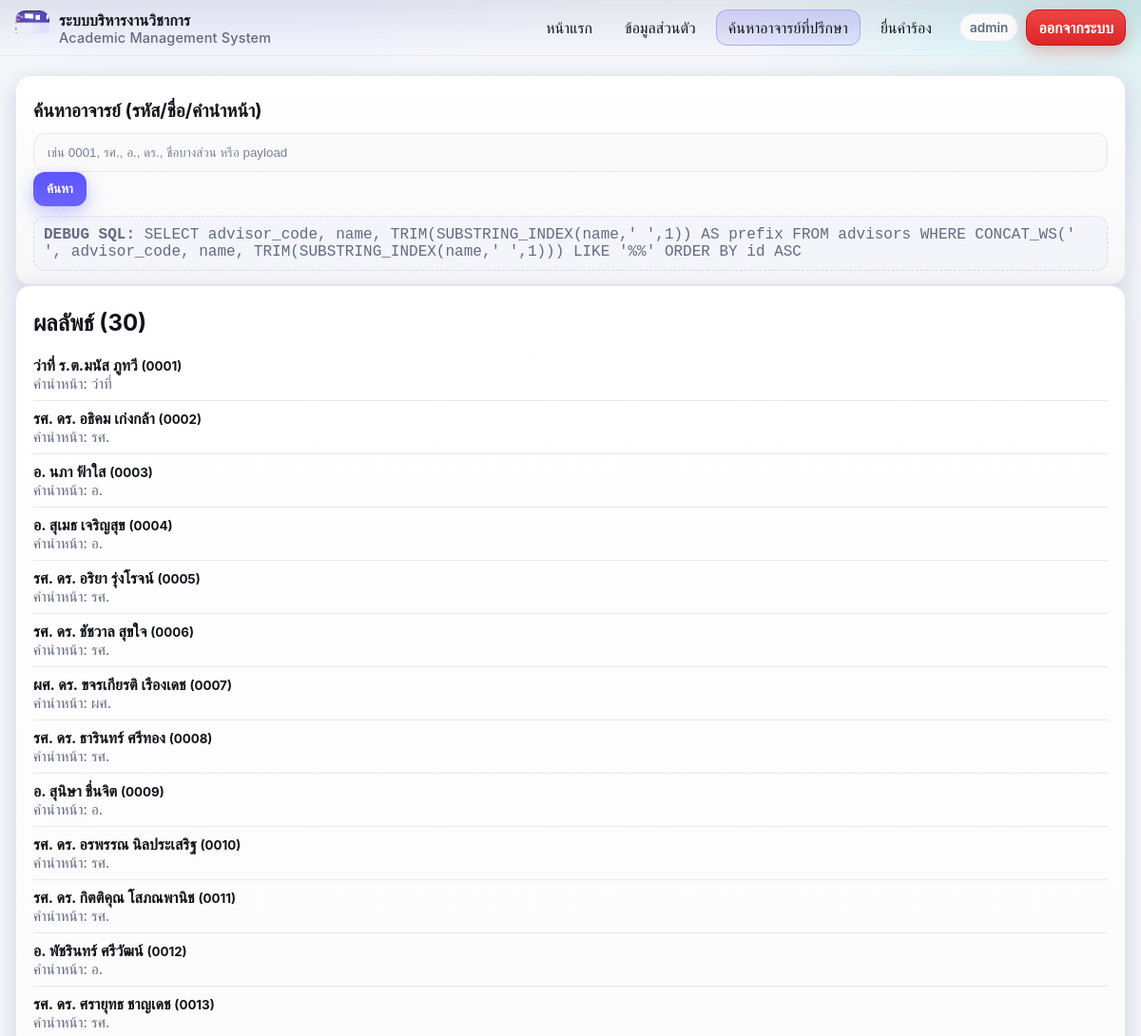
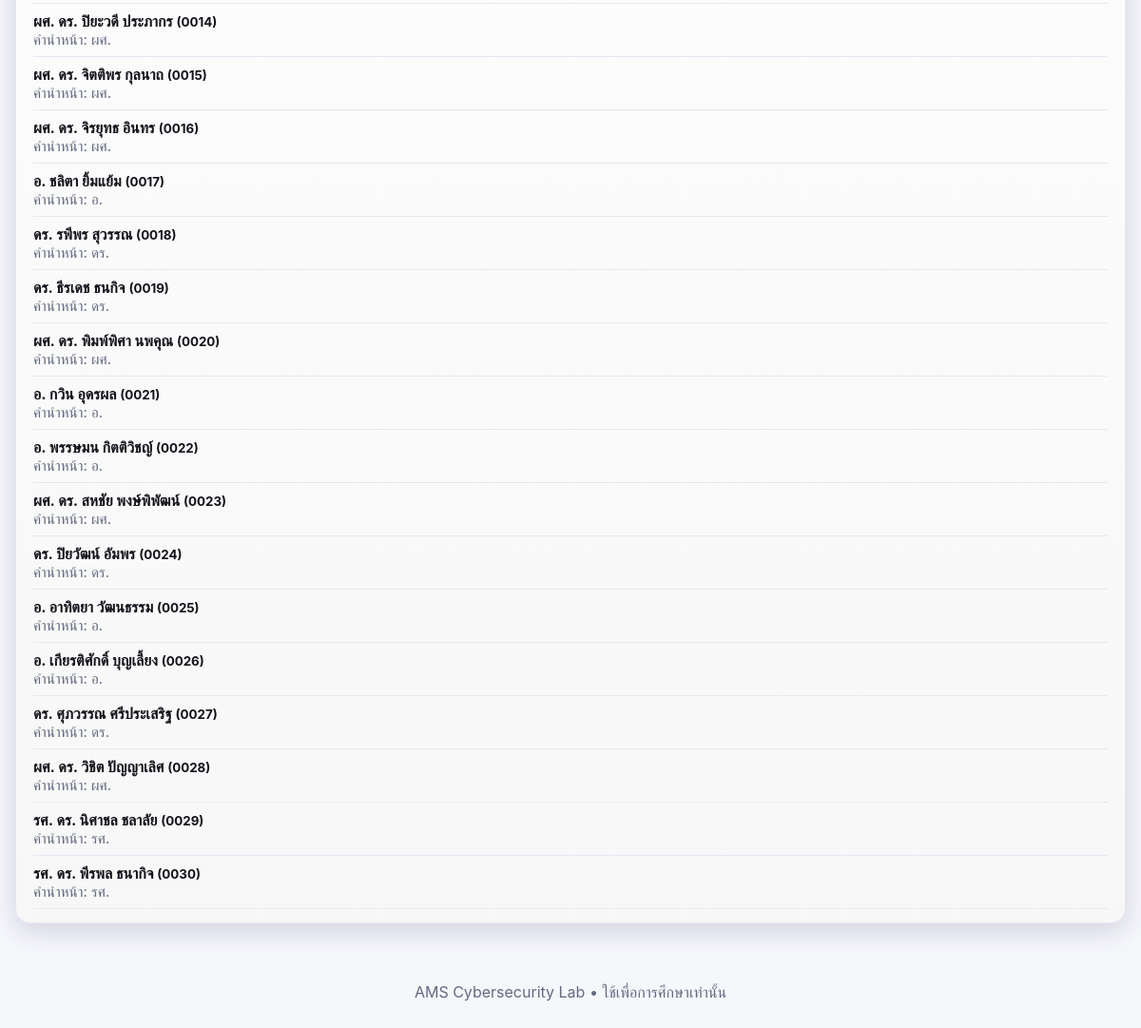
The app's page /advisors.php (signed in) with its own data (2 pictures, top to bottom).
### tables this page shows
CREATE TABLE IF NOT EXISTS advisors (
    id INT AUTO_INCREMENT PRIMARY KEY,
    advisor_code CHAR(4) NOT NULL UNIQUE,   
    name VARCHAR(120), 
    position VARCHAR(120), 
    department VARCHAR(120), 
    email VARCHAR(120), 
    phone VARCHAR(50)
);

### src/advisors.php (the view)
<?php
require 'db.php';
include '_header.php';
$q = $_GET['q'] ?? '';
$sql = "SELECT advisor_code,
               name,
               TRIM(SUBSTRING_INDEX(name,' ',1)) AS prefix
        FROM advisors
        WHERE CONCAT_WS(' ', advisor_code, name, TRIM(SUBSTRING_INDEX(name,' ',1))) LIKE '%$q%' ORDER BY id ASC";
$res = $conn->query($sql);
$rows = [];
while ($res && $row = $res->fetch_assoc()) { $rows[] = $row; }
function h($s){ return htmlspecialchars((string)$s, ENT_QUOTES, 'UTF-8'); }
?>
<div class="card">
  <h1>ค้นหาอาจารย์ (รหัส/ชื่อ/คำนำหน้า)</h1>
  <form method="get" class="row">
    <input name="q" placeholder="เช่น 0001, รศ., อ., ดร., ชื่อบางส่วน หรือ payload" value="<?=h($q)?>">
    <button class="btn">ค้นหา</button>
  </form>
  <div class="debug"><b>DEBUG SQL:</b> <?=h($sql)?></div>
</div>
<?php if (empty($rows)): ?>
  <div class="card"><p>ไม่พบข้อมูล</p></div>
<?php else: ?>
  <div class="card">
    <h2>ผลลัพธ์ (<?=h(count($rows))?>)</h2>
    <ul style="list-style:none; padding:0; margin:0">
      <?php foreach($rows as $r): ?>
        <li style="padding:8px 0; border-bottom:1px solid var(--border)">
          <div style="font-weight:700"><?=h($r['name'])?> <small>(<?=h($r['advisor_code'])?>)</small></div>
          <div class="hint">คำนำหน้า: <?=h($r['prefix'])?></div>
        </li>
      <?php endforeach; ?>
    </ul>
  </div>
<?php endif; ?>
<?php include '_footer.php'; ?>

### src/assets/style.css (style rules this page uses)
:root { --bg:#f6f7fb; --surface:#ffffff; --text:#12131a; --muted:#636a80; --border:#e6e8f5; --border-strong:#d6d8ee; --primary:#5c54ff; --primary-2:#8a7bff; --primary-3:#6b63ff; --accent:#00bfa6; --warn:#ffcc00; --danger:#ff5570; --ok:#22c55e; --ring: rgba(92,84,255,.35); --radius:16px; --shadow:0 8px 28px rgba(45,35,105,.18); --shadow-2:0 2px 10px rgba(24,21,72,.12); }
html,body { height:100% }
body { margin:0; font-family: Inter, ui-sans-serif, system-ui, -apple-system, Segoe UI, Roboto, Ubuntu, Cantarell, "Noto Sans", Arial; color:var(--text); background: var(--bg); background-image: radial-gradient(1000px 500px at 20% -10%, rgba(92,84,255,.15), transparent 60%), radial-gradient(700px 400px at 100% 0%, rgba(0,191,166,.12), transparent 60%); background-repeat:no-repeat; }
.card { background: var(--surface); border:1px solid var(--border); border-radius:var(--radius); box-shadow:var(--shadow); padding:18px 18px 14px; }
.card h1,.card h2 { margin:6px 0 12px }
.card h1 { font-size:1.2rem }
.card .hint { color:var(--muted); font-size:.95rem }
input,select,textarea { width:100%; box-sizing:border-box; padding:12px 14px; border-radius:12px; background:#fbfbfd; border:1px solid var(--border); color:var(--text); outline:none; transition:border .18s, box-shadow .18s, background .18s; }
input::placeholder { color:#9096ad }
.btn, button { -webkit-appearance:none; appearance:none; border:0; cursor:pointer; padding:10px 14px; border-radius:12px; font-weight:700; background: linear-gradient(180deg, var(--primary), var(--primary-3)); color:#fff; box-shadow:0 6px 18px rgba(92,84,255,.35); transition: transform .08s ease, box-shadow .2s ease, filter .2s ease; }
.debug { margin-top:10px; background:#f4f5fb; border:1px dashed var(--border-strong); border-radius:12px; padding:10px; color:var(--muted); font-family: ui-monospace, SFMono-Regular, Menlo, Consolas, "Liberation Mono", monospace; overflow:auto; }

### records on screen
advisors: name "ว่าที่ ร.ต.มนัส ภูทวี", advisor_code "0001", prefix "ว่าที่"
advisors: name "รศ. ดร. อธิคม เก่งกล้า", advisor_code "0002", prefix "รศ."
advisors: name "อ. นภา ฟ้าใส", advisor_code "0003", prefix "อ."
advisors: name "อ. สุเมธ เจริญสุข", advisor_code "0004", prefix "อ."
advisors: name "รศ. ดร. อริยา รุ่งโรจน์", advisor_code "0005", prefix "รศ."
advisors: name "รศ. ดร. ชัชวาล สุขใจ", advisor_code "0006", prefix "รศ."
advisors: name "ผศ. ดร. ขจรเกียรติ เรืองเดช", advisor_code "0007", prefix "ผศ."
advisors: name "รศ. ดร. ธารินทร์ ศรีทอง", advisor_code "0008", prefix "รศ."
advisors: name "อ. สุนิษา ชื่นจิต", advisor_code "0009", prefix "อ."
advisors: name "รศ. ดร. อรพรรณ นิลประเสริฐ", advisor_code "0010", prefix "รศ."
advisors: name "รศ. ดร. กิตติคุณ โสภณพานิช", advisor_code "0011", prefix "รศ."
advisors: name "อ. พัชรินทร์ ศรีวัฒน์", advisor_code "0012", prefix "อ."
advisors: name "รศ. ดร. ศรายุทธ ชาญเดช", advisor_code "0013", prefix "รศ."
advisors: name "ผศ. ดร. ปิยะวดี ประภากร", advisor_code "0014", prefix "ผศ."
advisors: name "ผศ. ดร. จิตติพร กุลนาถ", advisor_code "0015", prefix "ผศ."
advisors: name "ผศ. ดร. จิรยุทธ อินทร", advisor_code "0016", prefix "ผศ."
advisors: name "อ. ชลิตา ยิ้มแย้ม", advisor_code "0017", prefix "อ."
advisors: name "ดร. รพีพร สุวรรณ", advisor_code "0018", prefix "ดร."
advisors: name "ดร. ธีรเดช ธนกิจ", advisor_code "0019", prefix "ดร."
advisors: name "ผศ. ดร. พิมพ์พิศา นพคุณ", advisor_code "0020", prefix "ผศ."
advisors: name "อ. กวิน อุดรผล", advisor_code "0021", prefix "อ."
advisors: name "อ. พรรษมน กิตติวิชญ์", advisor_code "0022", prefix "อ."
advisors: name "ผศ. ดร. สหชัย พงษ์พิพัฒน์", advisor_code "0023", prefix "ผศ."
advisors: name "ดร. ปิยวัฒน์ อัมพร", advisor_code "0024", prefix "ดร."
advisors: name "อ. อาทิตยา วัฒนธรรม", advisor_code "0025", prefix "อ."
advisors: name "อ. เกียรติศักดิ์ บุญเลี้ยง", advisor_code "0026", prefix "อ."
advisors: name "ดร. ศุภวรรณ ศรีประเสริฐ", advisor_code "0027", prefix "ดร."
advisors: name "ผศ. ดร. วิชิต ปัญญาเลิศ", advisor_code "0028", prefix "ผศ."
advisors: name "รศ. ดร. นิศาชล ชลาลัย", advisor_code "0029", prefix "รศ."
advisors: name "รศ. ดร. พีรพล ธนากิจ", advisor_code "0030", prefix "รศ."

### other values on screen
$_SESSION['user'] "admin"
$sql "SELECT advisor_code, name, TRIM(SUBSTRING_INDEX(name,' ',1)) AS prefix FROM advisors WHERE CONCAT_WS(' ', advisor_code, name, TRIM(SUBSTRING_INDEX(name,' ',1))) LIKE '%%' ORDER BY id ASC"
count($rows) "30"
